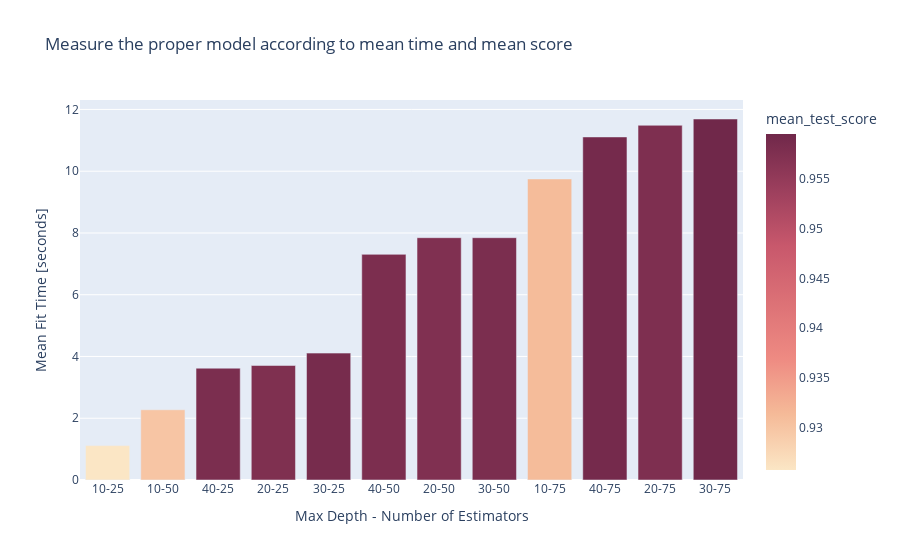

The cell this chart's notebook holds for it:
### Code cell
fig = px.bar(data_frame=visual_,
             x='max depth-estimators',
             y='mean_fit_time',
             color='mean_test_score',
             color_continuous_scale= 'burgyl',
             title='Measure the proper model according to mean time and mean score',
             hover_data=['param_simpleimputer__strategy'],
             labels={'param_simpleimputer__strategy':'Imputer Strategy'}
            )
fig.update_layout(xaxis_title='Max Depth - Number of Estimators',yaxis_title='Mean Fit Time [seconds]')
fig.show()

### Figure 1 — Plotly figure (JSON) as saved in the notebook; plotly's stock layout.template omitted (floating-point values rounded to 4 significant figures)
{"data": [{"alignmentgroup": "True", "customdata": [["mean"], ["mean"], ["mean"], ["mean"], ["mean"], ["mean"], ["mean"], ["mean"], ["mean"], ["mean"], ["mean"], ["mean"]], "hovertemplate": "max depth-estimators=%{x}<br>mean_fit_time=%{y}<br>Imputer Strategy=%{customdata[0]}<br>mean_test_score=%{marker.color}<extra></extra>", "legendgroup": "", "marker": {"color": [0.9257, 0.9299, 0.9581, 0.9576, 0.9586, 0.958, 0.9575, 0.9581, 0.9311, 0.9589, 0.9577, 0.9595], "coloraxis": "coloraxis", "pattern": {"shape": ""}}, "name": "", "offsetgroup": "", "orientation": "v", "showlegend": false, "textposition": "auto", "type": "bar", "x": ["10-25", "10-50", "40-25", "20-25", "30-25", "40-50", "20-50", "30-50", "10-75", "40-75", "20-75", "30-75"], "xaxis": "x", "y": [1.114, 2.274, 3.621, 3.708, 4.109, 7.307, 7.847, 7.847, 9.75, 11.11, 11.49, 11.69], "yaxis": "y"}], "layout": {"autosize": true, "barmode": "relative", "coloraxis": {"colorbar": {"title": {"text": "mean_test_score"}}, "colorscale": [[0, "rgb(251, 230, 197)"], [0.1667, "rgb(245, 186, 152)"], [0.3333, "rgb(238, 138, 130)"], [0.5, "rgb(220, 113, 118)"], [0.6667, "rgb(200, 88, 108)"], [0.8333, "rgb(156, 63, 93)"], [1, "rgb(112, 40, 74)"]]}, "legend": {"tracegroupgap": 0}, "title": {"text": "Measure the proper model according to mean time and mean score"}, "xaxis": {"anchor": "y", "autorange": true, "domain": [0, 1], "range": [-0.5, 11.5], "title": {"text": "Max Depth - Number of Estimators"}, "type": "category"}, "yaxis": {"anchor": "x", "autorange": true, "domain": [0, 1], "range": [0, 12.31], "title": {"text": "Mean Fit Time [seconds]"}, "type": "linear"}}}
